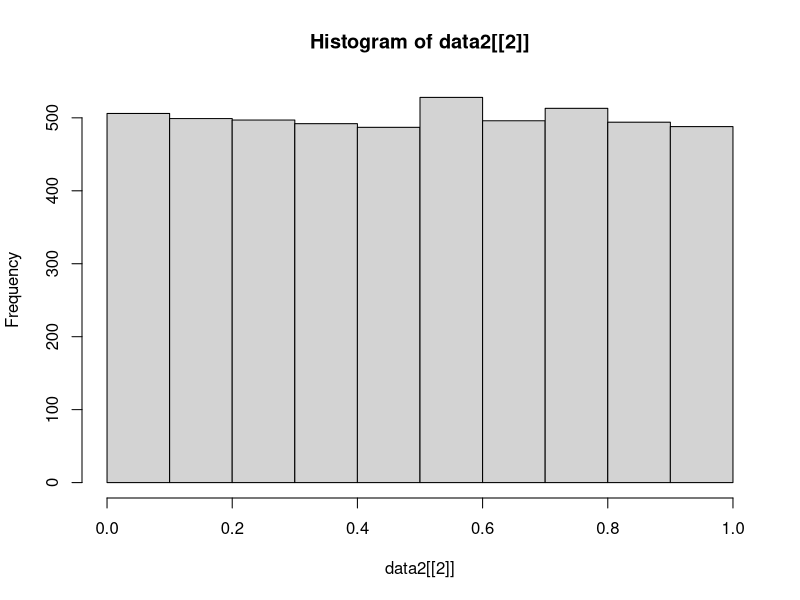

Generate this figure with R:
#Jason Colgrove
#Stat 223
#Homework #4

set.seed(2020)

anova_sim <- function(x, nreps = 5000){
  #Monte Carlo simulation
  p_values <- numeric()
  for (j in 1:nreps) {
    all_data <- data.frame()
    for (i in 1:length(x)){
      this_data <- cbind(x[[i]](), i)
      all_data <- rbind(all_data, this_data)
    }
    colnames(all_data) <- c("response", "treatment")
    anova_mod <- anova(aov(response ~ as.factor(treatment), data = all_data))
    p_values[j] <- anova_mod$"Pr(>F)"[1]
  }
  
  #Find the mean proportion and the confidence interval
  check_p_values <- (p_values < 0.05)
  
  p_hat <- mean(check_p_values)
  n <- length(p_values)
  alpha <- 0.05
  lower_ci <- p_hat + -1 * qnorm(1 - alpha/2) * sqrt(p_hat * (1 - p_hat) / n)
  upper_ci <- p_hat + 1 * qnorm(1 - alpha/2) * sqrt(p_hat * (1 - p_hat) / n)
  mean_and_ci <- c(lower_ci, p_hat, upper_ci)
  
  return_list <- list(mean_and_ci, p_values)
  
  return(return_list)
}

#Part A ----
data1 <- anova_sim(list(function() rnorm(10), function() rnorm(15), function() runif(20,-sqrt(3),sqrt(3))))
data1


#Part B ----
data2 <- anova_sim(list(function() rnorm(10), function() rnorm(10), function() rnorm(10)))
data2
hist(data2[[2]])


#Part C ----
#Sample size
n <- 2

shape1 <- 0.05
shape2 <- 0.2
mean <- shape1/(shape1+shape2)
sd <- sqrt((shape1*shape2)/((shape1+shape2)^2*(shape1+shape2+1)))
pop <- function() (rbeta(n, shape1 = shape1, shape2 = shape2) - mean) / sd

data3.1 <- anova_sim(list(function() rnorm(n), function() rnorm(n), 
         function() ((rbeta(n, shape1 = shape1, shape2 = shape2) - mean) / sd)))
data3.1

n <- 4
data3.2 <- anova_sim(list(function() rnorm(n), function() rnorm(n), 
                        function() ((rbeta(n, shape1 = shape1, shape2 = shape2) - mean) / sd)))
data3.2

n <- 10
data3.3 <- anova_sim(list(function() rnorm(n), function() rnorm(n), 
                        function() ((rbeta(n, shape1 = shape1, shape2 = shape2) - mean) / sd)))
data3.3
